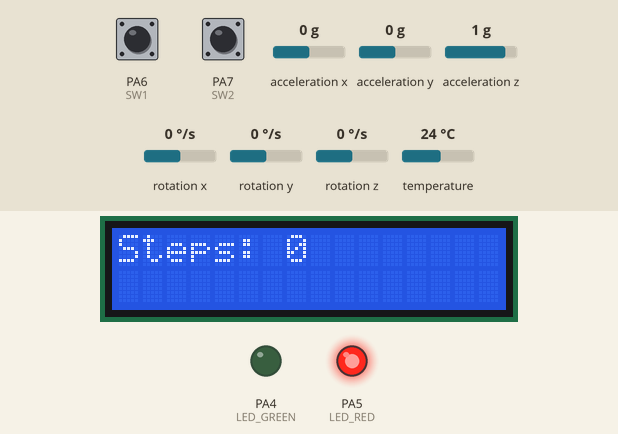
Bench run of a program on a simulated STM32 Blue Pill. On the bench: 16×2 character LCD, output pins drawn as LEDs (lit = HIGH). Dashed ring = blinking. The test bench sets the inputs (shaded band); at power-on: PA6 (SW1) HIGH, acceleration z 1 g, PA7 (SW2) HIGH, acceleration x 0 g, acceleration y 0 g, rotation x 0 °/s, rotation y 0 °/s, rotation z 0 °/s, temperature 24 °C.

Above: at 5.0 s.
5.1 s: PA6 (SW1) pulled LOW for 0.15 s
At 6.4 s:
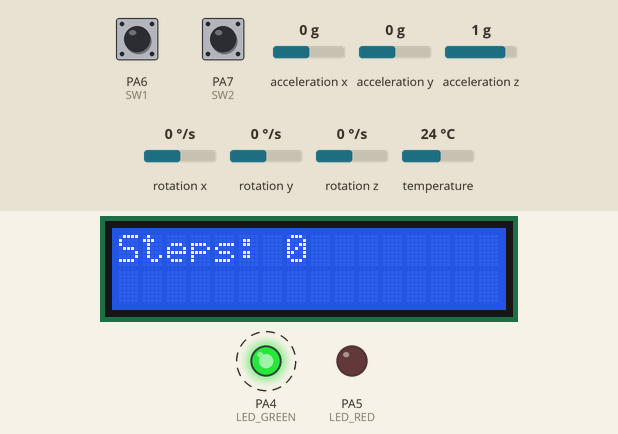
8.2 s: acceleration z set to 0.8 g
At 8.9 s:
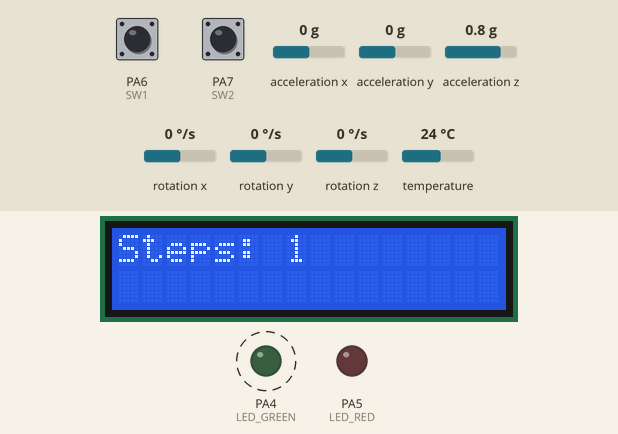
9.7 s: PA6 (SW1) pulled LOW for 1 s
At 10.5 s:
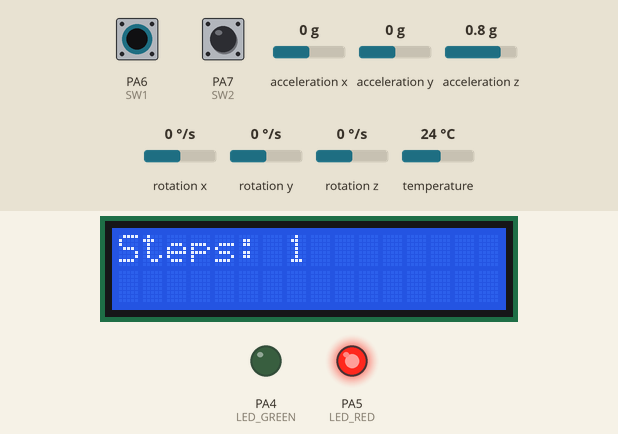
12.2 s: PA6 (SW1) pulled LOW for 3.2 s
At 12.9 s:
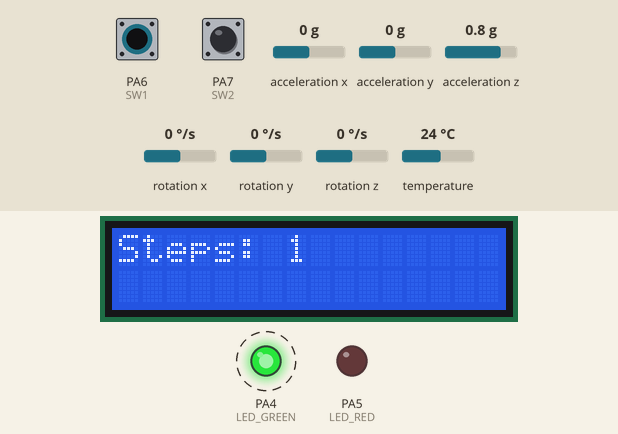
Timing chart, 0 to 17.9 s (numbered marks = the images above; inputs shaded):
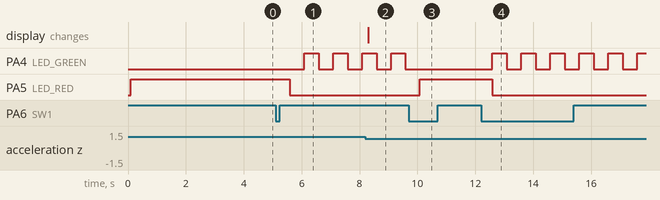

Measured:
- after the input at 5.1 s, PA4 (LED_GREEN): alternates HIGH for 0.50 s and LOW for 0.50 s, starting after 0.99 s; PA5 (LED_RED): HIGH → LOW after 0.49 s
- after the input at 8.2 s, the display: changes after 0.10 s (image 2)
- after the input at 9.7 s, PA4 (LED_GREEN): stops changing and stays LOW; PA5 (LED_RED): LOW → HIGH after 0.39 s
- after the input at 12.2 s, PA4 (LED_GREEN): alternates HIGH for 0.50 s and LOW for 0.50 s, starting after 0.39 s; PA5 (LED_RED): HIGH → LOW after 0.39 s

The program:

main.cpp
```cpp
#include <Arduino.h>
#include <Wire.h>
#include <Adafruit_MPU6050.h>
#include <Adafruit_Sensor.h>
#include <LiquidCrystal_I2C.h>
#include <FreeRTOS.h>
#include <task.h>
#include <queue.h>
#include <semphr.h>

// Hardware definitions
#define LED_GREEN PA4
#define LED_RED PA5
#define SW1 PA6
#define SW2 PA7

// FreeRTOS objects
SemaphoreHandle_t xMutex;
// Thay đổi kiểu queue để truyền giá trị số nguyên
QueueHandle_t xButtonQueue = xQueueCreate(5, sizeof(int)); // Queue chứa giá trị int
// Global variables
volatile int stepCount = 0;
bool isCounting = false;
bool resetRequest = false;
Adafruit_MPU6050 mpu;
LiquidCrystal_I2C lcd(0x27, 16, 2);

// Task prototypes
void vSensorTask(void *pvParameters);
void vLCDTask(void *pvParameters);
void vLEDTask(void *pvParameters);
void vButtonTask(void *pvParameters);

// ISR handlers
void toggleISR() {
    BaseType_t xHigherPriorityTaskWoken = pdFALSE;
    int buttonID = SW1; // Tạo biến cục bộ lưu giá trị SW1
    xQueueSendFromISR(xButtonQueue, &buttonID, &xHigherPriorityTaskWoken);
    portYIELD_FROM_ISR(xHigherPriorityTaskWoken);
}

void resetISR() {
    BaseType_t xHigherPriorityTaskWoken = pdFALSE;
    int buttonID = SW2; // Tạo biến cục bộ lưu giá trị SW2
    xQueueSendFromISR(xButtonQueue, &buttonID, &xHigherPriorityTaskWoken);
    portYIELD_FROM_ISR(xHigherPriorityTaskWoken);
}

void setup() {
    Serial.begin(9600);

    // Hardware initialization
    pinMode(LED_GREEN, OUTPUT);
    pinMode(LED_RED, OUTPUT);

    pinMode(SW1, INPUT_PULLUP);
    attachInterrupt(digitalPinToInterrupt(SW1), toggleISR, FALLING);

    pinMode(SW2, INPUT_PULLUP);
    attachInterrupt(digitalPinToInterrupt(SW2), resetISR, FALLING);

    lcd.init();
    lcd.backlight();
    lcd.print("Initializing...");

    if (!mpu.begin()) {
        lcd.clear();
        lcd.print("MPU6050 Error!");
        while(1);
    }
    mpu.setAccelerometerRange(MPU6050_RANGE_2_G);
    mpu.setGyroRange(MPU6050_RANGE_250_DEG);
    mpu.setFilterBandwidth(MPU6050_BAND_5_HZ);

    // Create RTOS objects
    xMutex = xSemaphoreCreateMutex();
    xButtonQueue = xQueueCreate(5, sizeof(int));

    // Create tasks
    xTaskCreate(vSensorTask, "Sensor", 256, NULL, 3, NULL);
    xTaskCreate(vLCDTask, "LCD", 128, NULL, 2, NULL);
    xTaskCreate(vLEDTask, "LED", 128, NULL, 1, NULL);
    xTaskCreate(vButtonTask, "Button", 128, NULL, 4, NULL);

    vTaskStartScheduler();
}

void loop() {} // Empty loop

// Task implementations
void vSensorTask(void *pvParameters) {
    TickType_t xLastWakeTime = xTaskGetTickCount();
    float prevAx = 0, prevAy = 0, prevAz = 0;
    TickType_t lastStepTick = 0; // Thêm biến lưu thời gian tick cuối cùng

    while(1) {
        if (xSemaphoreTake(xMutex, portMAX_DELAY) == pdTRUE) {
            bool counting = isCounting;
            xSemaphoreGive(xMutex);

            if (counting) {
                sensors_event_t a, g, temp;
                mpu.getEvent(&a, &g, &temp);

                // Tính toán delta acceleration
                float delta = sqrt(pow(a.acceleration.x - prevAx, 2) +
                              pow(a.acceleration.y - prevAy, 2) +
                              pow(a.acceleration.z - prevAz, 2));

                // Cập nhật giá trị trước
                prevAx = a.acceleration.x;
                prevAy = a.acceleration.y;
                prevAz = a.acceleration.z;

                // Thêm điều kiện thời gian giữa các bước
                if (delta > 0.5 && delta < 2.5 &&
                    (xTaskGetTickCount() - lastStepTick) > pdMS_TO_TICKS(300)) {

                    stepCount++;
                    lastStepTick = xTaskGetTickCount(); // Cập nhật thời điểm bước cuối
                }
            }
        }
        vTaskDelayUntil(&xLastWakeTime, pdMS_TO_TICKS(20));
    }
}

void vLCDTask(void *pvParameters) {
    int lastCount = -1;

    while(1) {
        if (xSemaphoreTake(xMutex, portMAX_DELAY) == pdTRUE) {
            if (resetRequest) {
                stepCount = 0;
                resetRequest = false;
                lastCount = -1;
            }

            if (lastCount != stepCount) {
                lcd.clear();
                lcd.print("Steps: ");
                lcd.print(stepCount);
                lastCount = stepCount;
            }
            xSemaphoreGive(xMutex);
        }
        vTaskDelay(pdMS_TO_TICKS(200));
    }
}

void vLEDTask(void *pvParameters) {
    bool ledState = false;

    while(1) {
        if (xSemaphoreTake(xMutex, portMAX_DELAY) == pdTRUE) {
            if (isCounting) {
                digitalWrite(LED_GREEN, ledState);
                digitalWrite(LED_RED, LOW);
                ledState = !ledState;
            } else {
                digitalWrite(LED_GREEN, LOW);
                digitalWrite(LED_RED, HIGH);
            }
            xSemaphoreGive(xMutex);
        }
        vTaskDelay(pdMS_TO_TICKS(500));
    }
}

void vButtonTask(void *pvParameters) {
    int receivedButtonID;

    while(1) {
        if (xQueueReceive(xButtonQueue, &receivedButtonID, portMAX_DELAY) == pdTRUE) {
            if (xSemaphoreTake(xMutex, portMAX_DELAY) == pdTRUE) {
                if (receivedButtonID == SW1) {
                    isCounting = !isCounting;
                } else if (receivedButtonID == SW2) {
                    resetRequest = true;
                }
                xSemaphoreGive(xMutex);
            }
        }
    }
}
```
